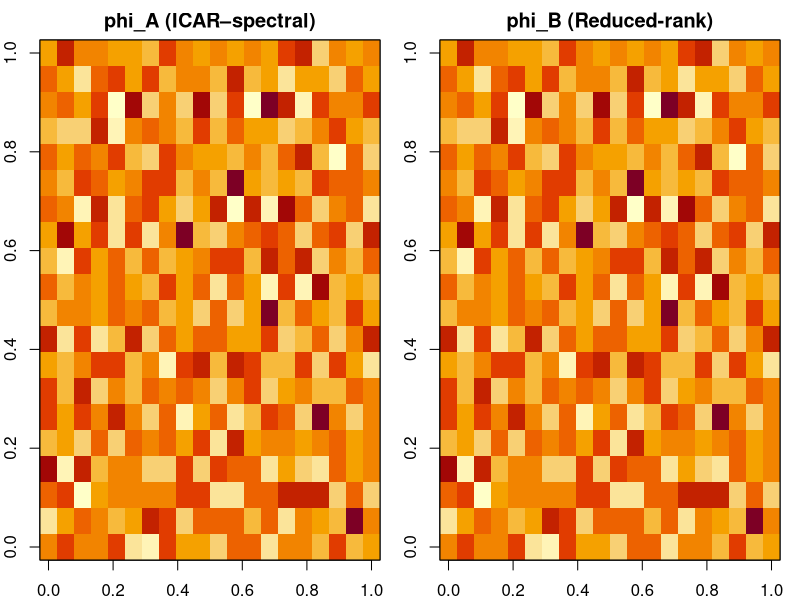

Write R code to recreate this figure.
## ---- chunk 1
library(Matrix)
# (Optional) library(RSpectra) # for scalable eigen if you later increase N
## ---- chunk 2
# 4-neighbor grid adjacency (connected if nx>1 and ny>1)
make_grid_adj <- function(nx, ny) {
  stopifnot(nx >= 1L, ny >= 1L)
  if (nx*ny == 1L) return(Matrix(0,1,1, sparse = TRUE))
  Tx <- bandSparse(nx, k=c(-1,1), diag = list(rep(1, nx-1), rep(1, nx-1)))
  Ty <- bandSparse(ny, k=c(-1,1), diag = list(rep(1, ny-1), rep(1, ny-1)))
  W  <- kronecker(Diagonal(ny), Tx) + kronecker(Ty, Diagonal(nx))
  W@x[] <- 1
  forceSymmetric(drop0(W), uplo = "U")
}

nx <- 20; ny <- 20
W  <- make_grid_adj(nx, ny)
N  <- nrow(W)
d  <- Matrix::rowSums(W)
L  <- Diagonal(x = as.numeric(d)) - W  # Laplacian
## ---- chunk 3
# Dense eigendecomp is fine for N=400; for larger N consider RSpectra::eigs_sym
Ee  <- eigen(as.matrix(L), symmetric = TRUE)
lam <- Ee$values
U   <- Ee$vectors

# Sort ascending (defensive)
o        <- order(lam)
lam      <- lam[o]
U        <- U[, o, drop = FALSE]
lam_pos  <- lam[-1]                    # drop the single zero eigen
U_pos    <- U[, -1, drop = FALSE]

# diag(Q^+) = rowSums(U_pos^2 %*% (1/lam_pos))
diag_Qp  <- as.numeric((U_pos^2) %*% (1/lam_pos))
s_bym2   <- exp(mean(log(diag_Qp)))    # geometric-mean scale

# Reduced-rank BYM2 basis: R = (1/sqrt(s)) * U_pos * diag(lam_pos^(-1/2))
R <- sweep(U_pos, 2L, lam_pos^(-1/2), `*`) / sqrt(s_bym2)

# Sanity checks
RRt <- R %*% t(R)

c(
  one_is_orthogonal = max(abs(drop(crossprod(rep(1, N), R)))),
  gmvar_RRt         = exp(mean(log(diag(RRt)))),
  max_abs_diff_diag = max(abs(diag(RRt) - diag_Qp / s_bym2))
)
## ---- chunk 4
# Frobenius relative error between RR^T and Q^+/s
Qp_over_s <- U_pos %*% (t(U_pos) / lam_pos)
Qp_over_s <- Qp_over_s / s_bym2

num <- norm(RRt - Qp_over_s, type = "F")
den <- norm(Qp_over_s,       type = "F")
num / den
## ---- chunk 5
set.seed(42)
z <- seq_len(ncol(R)) / ncol(R)   # deterministic vector (any fixed z works)

phi_A <- (U_pos %*% (z / sqrt(lam_pos))) / sqrt(s_bym2)  # ICAR–spectral
phi_B <- R %*% z                                         # Reduced-rank basis

c(
  max_abs_diff      = max(abs(phi_A - phi_B)),
  mean_abs_diff     = mean(abs(phi_A - phi_B)),
  sum_to_zero_A     = sum(phi_A),
  sum_to_zero_B     = sum(phi_B)
)
## ---- chunk 6
par(mfrow=c(1,2), mar=c(2,2,2,1))
image(matrix(phi_A, nx, ny), main="phi_A (ICAR–spectral)"); box()
image(matrix(phi_B, nx, ny), main="phi_B (Reduced-rank)"); box()
